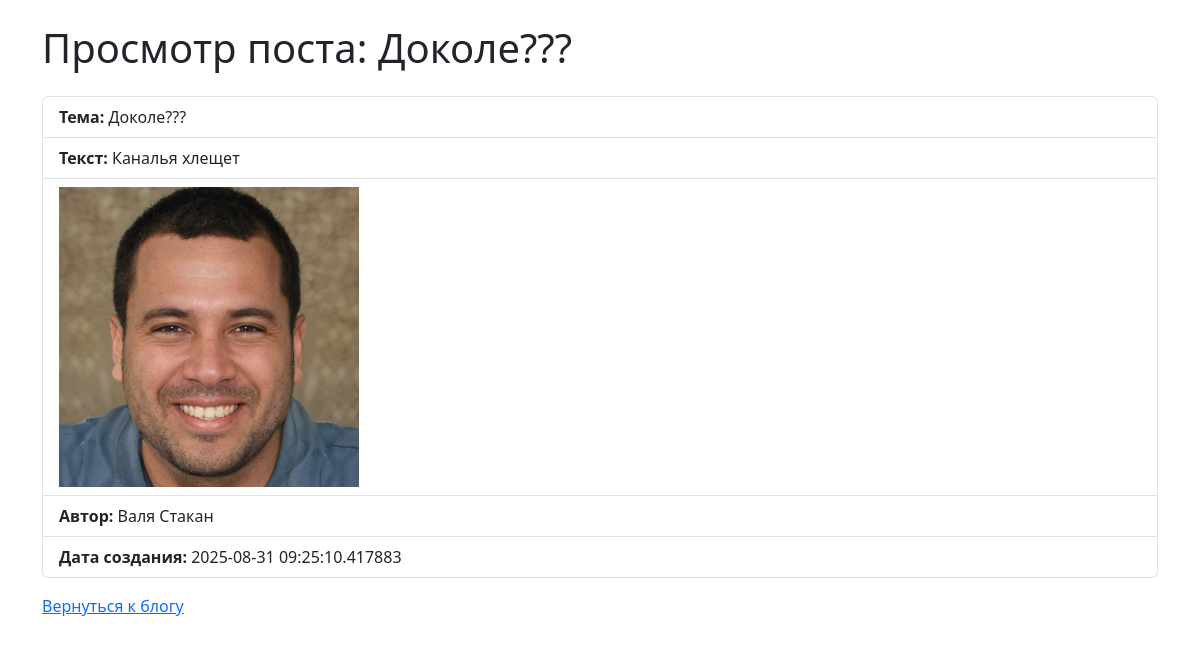
/post/1, run on the app's committed database.
### models.py (models this page shows)
class Base(Model):
    class Meta:
        database = db

class Blog(Base):
    name = CharField()
    image_path = CharField(null=True)
    text = CharField()
    author = ForeignKeyField(User)
    created_on = DateTimeField(default=datetime.now())

class User(Base):
    first_name = CharField()
    last_name = CharField()
    email = CharField(unique=True)
    password_hash = CharField()
    image_path = CharField(null=True)

### app.py (the view)
@app.route('/post/<int:post_id>', methods=['GET'])
def post_detail(post_id):
    post = Blog.get(Blog.id == post_id)
    return render_template('post_detail.html', post=post)

### app.py (called while the page is built)
@app.before_request
def get_user():
    user_id = session.get('user_id')
    if user_id:
        user = User.get_or_none(User.id == user_id)
    else:
        user = None
    request.user = user

### templates/post_detail.html (shortened to what this page needs)
<!DOCTYPE html>
<html lang="ru">
<head>
    <link href="https://cdn.jsdelivr.net/npm/bootstrap@5.3.0/dist/css/bootstrap.min.css" rel="stylesheet"/>
</head>
<body>
<div class="container mt-4">
    <h1 class="mb-4">Просмотр поста: {{ post.name }}</h1>
    <ul class="list-group">
        <li class="list-group-item"><strong>Тема:</strong> {{ post.name }}</li>
        <li class="list-group-item"><strong>Текст:</strong> {{ post.text }}</li>
        <li class="list-group-item">
            <div class="image-container" style="min-height:300px;">
                {% if post.image_path %}
                <img src="/{{ post.image_path }}" alt="Image" class="img-fluid" style="max-width:300px;">
                {% endif %}
            </div>
        </li>
        <li class="list-group-item"><strong>Автор:</strong> {{ post.author.first_name }} {{ post.author.last_name }}
        </li>
        <li class="list-group-item"><strong>Дата создания:</strong> {{ post.created_on }}</li>
    </ul>
    <p class="mt-3"><a href="{{ url_for('index') }}">Вернуться к блогу</a></p>
</div>
</body>
</html>

### data on the page
Blog: name "Доколе???", text "Каналья хлещет", image_path (picture), created_on "2025-08-31 09:25:10.417883"
User: author.first_name "Валя", author.last_name "Стакан"
